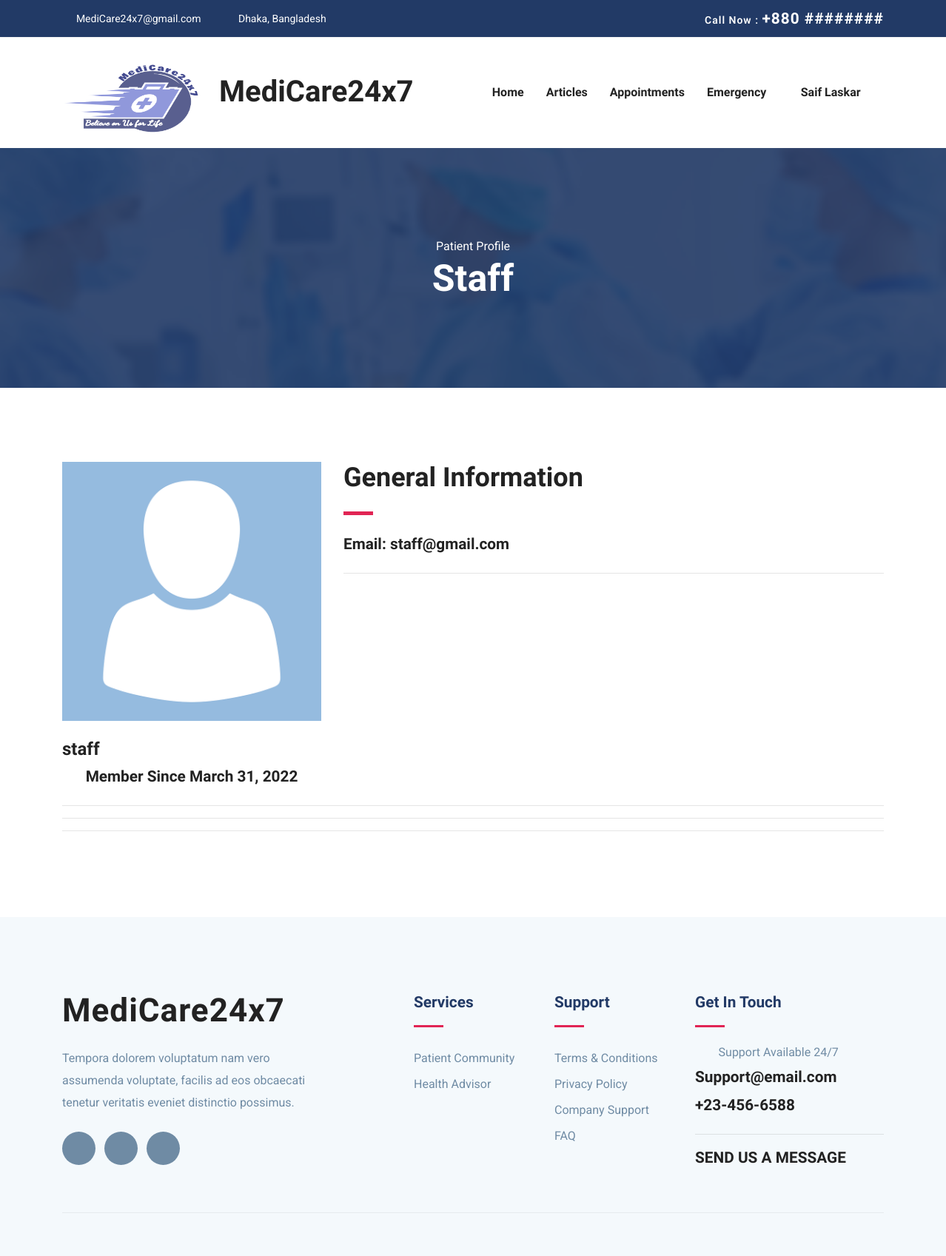
Screenshot of /accounts/patient-profile/2 (signed in) with the database file from the repository.
### accounts/models.py (models this page shows, shortened)
class UserModel(AbstractBaseUser, PermissionsMixin):
    email = models.EmailField(max_length=255, unique=True)  # Email
    name = models.CharField(max_length=255)  # Name
    is_patient = models.BooleanField(default=False)  # True if patient
    is_doctor = models.BooleanField(default=False)  # True if doctor
    is_active = models.BooleanField(default=True)  # True if active
    is_staff = models.BooleanField(default=False)
    is_admin = models.BooleanField(default=False)
    is_superuser = models.BooleanField(default=False)
    date_joined = models.DateTimeField(auto_now_add=True)
    USERNAME_FIELD = 'email'
    REQUIRED_FIELDS = ['name']  # Email & Password are required by default.
    objects = MyUserManager()  # User manager for the User Model

class PatientModel(models.Model):
    GENDER_CHOICES = [
        ('Male', 'Male'),
        ('Female', 'Female'),
        ('Other', 'Other'),
    ]
    BLOOD_GROUP_CHOICES = [
        ('A+', 'A+'),
        ('A-', 'A-'),
        ('B+', 'B+'),
        ('B-', 'B-'),
        ('AB+', 'AB+'),
        ('AB-', 'AB-'),
        ('O+', 'O+'),
        ('O-', 'O-'),
    ]
    user = models.OneToOneField(UserModel, on_delete=models.CASCADE)
    image = models.ImageField(null=True, blank=True)  # Patient Profile Picture
    gender = models.CharField(max_length=10, choices=GENDER_CHOICES, null=True, blank=True)
    blood_group = models.CharField(max_length=10, choices=BLOOD_GROUP_CHOICES, null=True, blank=True)
    height = models.DecimalField(decimal_places=2, max_digits=4, null=True, blank=True)
    weight = models.IntegerField(null=True, blank=True)
    date_of_birth = models.DateField(null=True, blank=True)
    phone = models.CharField(max_length=15, null=True, blank=True)
    address = models.TextField(max_length=100, null=True, blank=True)
    last_donation = models.DateField(null=True, blank=True)

### accounts/views.py (the view)
# urls.py: path('accounts/patient-profile/<str:pk>', patient_profile_view, name='patient-profile'),
@login_required(login_url="login")
def patient_profile_view(request, pk):  # The patient profile page
    is_self = False  # set the is_self variable to false
    user = UserModel.objects.get(id=pk)  # get the user
    if request.user == user:  # check if the user is the same as the user in the url
        is_self = True  # set the is_self variable to true
    has_access = True  #  set the has_access variable to true
    profile = PatientModel.objects.get(user=user)  # get the patient's profile
    date_joined = calc_age(user.date_joined)  # calculate the age of the user
    age = None
    if profile.date_of_birth:  # check if the patient has a date of birth
        age = calc_age(profile.date_of_birth)  # calculate the age of the patient
    incomplete_profile = False  # set the incomplete_profile variable to false
    if (
        not profile.gender
        or not profile.blood_group
        or not profile.date_of_birth
        or not profile.phone
        or not profile.height
        or not profile.weight
        or not profile.address
    ):
        incomplete_profile = True  # set the incomplete_profile variable to true
    context = {  # Context to render the view
        "user": user,  # the user
        "is_self": is_self,
        "has_access": has_access,
        "profile": profile,
        "date_joined": date_joined,
        "age": age,
    }
    return render(request, "accounts/patient-profile.html", context)

### accounts/utils.py (called while the page is built)
def calc_age(DOB):
    today = date.today()
    return today.year-DOB.year -((today.month, today.day) < (DOB.month, DOB.day))

### templates/accounts/patient-profile.html (shortened to what this page needs)
{% extends "base.html" %}
{% load static %}
{% block content %}
<section class="page-title bg-1">
    <div class="container">
        <div class="row">
            <div class="col-md-12">
                <div class="block text-center">
                    <span class="text-white">Patient Profile</span>
                    <h1 class="text-capitalize mb-5 text-lg">{{ profile.user.name }}</h1>
                </div>
            </div>
        </div>
    </div>
</section>
<section class="section doctor-single">
    <div class="container">
        <div class="row">
            <div class="col-lg-4 col-md-6">
                <div class="doctor-img-block">
                    {% if profile.image %}
                    <img src="{{ profile.image.url }}" alt="{{ user.name }}" class="img-fluid w-100">
                    {% else %}
                    <img src="{% static 'images/placeholders/user-placeholder.png' %}" alt="{{ user.name }}"
                         class="img-fluid w-100">
                    {% endif %}
                    <div class="info-block mt-4">
                        <p class="mb-1">
                            <span class="h3">{{ profile.user.name }}</span>
                        </p>
                        <p class="h4 text-center">Member Since {{ user.date_joined.date}}</p>
                    </div>
                </div>
            </div>
            <div class="col-lg-8 col-md-6">
                <div class="doctor-details mt-4 mt-lg-0">
                    <h2 class="text-md">General Information</h2>
                    <div class="divider my-4"></div>
                    <div class="row">
                        <div class="col-lg-6">
                            <h4>Email: <a href="mailto:{{user.email}}">{{ user.email }}</a></h4>
                        </div>
                        <div class="col-lg-6">
                        </div>
                    </div>
                    <hr/>
                </div>
            </div>
        </div>
        <hr/>
        <hr/>
        <hr/>
    </div>
</section>
{% endblock %}

### templates/navbar.html (shortened to what this page needs)
{% load static %}
<nav class="navbar navbar-expand-lg navigation" id="navbar">
    <div class="container">
        <a class="navbar-brand" href="{% url 'home' %}">
            <h1><img src="{% static 'images/logo1.png' %}" alt="" class="img-fluid" style="width: 212px ;height: 106px;">MediCare24x7</h1>
        </a>
        <div class="collapse navbar-collapse" id="navbarmain">
            <ul class="navbar-nav ml-auto">
                <li class="nav-item active">
                    <a class="nav-link" href="{% url 'home' %}">Home</a>
                </li>
                <li class="nav-item"><a class="nav-link" href="#">Articles</a></li>
                {% if request.user.is_authenticated and request.user.is_doctor %}
                <li class="nav-item">
                    <a class="nav-link" href="#">Appointments</a>
                </li>
                {% elif request.user.is_authenticated and request.user.is_patient %}
                <li class="nav-item">
                    <a class="nav-link" href="#">Appointments</a>
                </li>
                {% endif %}
                <li class="nav-item dropdown">
                    <a class="nav-link dropdown-toggle" href="#" id="dropdown02"
                       data-toggle="dropdown" aria-haspopup="true" aria-expanded="false">Emergency <i
                            class="icofont-thin-down"></i></a>
                </li>
                {% if request.user.is_authenticated %}
                <li class="nav-item dropdown">
                    <a class="nav-link dropdown-toggle" href="#" id="dropdown03" data-toggle="dropdown"
                       aria-haspopup="true" aria-expanded="false">{{ request.user.name }} <i
                            class="icofont-thin-down"></i></a>
                </li>
                {% endif %}
            </ul>
        </div>
    </div>
</nav>

### static-files/css/style.css (style rules this page uses)
html { overflow-x: hidden; }
body { line-height: 1.6; font-family: "Roboto", sans-serif; -webkit-font-smoothing: antialiased; font-size: 16px; color: #6F8BA4; font-weight: 400; }
h1, .h1, h2, .h2, h3, .h3, h4, .h4, h5, .h5, h6, .h6 { font-family: "Exo", sans-serif; font-weight: 700; color: #222; }
h1, .h1 { font-size: 2.5rem; }
h2, .h2 { font-size: 44px; }
h3, .h3 { font-size: 1.5rem; }
h4, .h4 { font-size: 1.3rem; line-height: 30px; }
p { line-height: 30px; }
.section { padding: 100px 0; }
.text-md { font-size: 2.25rem; }
.text-lg { font-size: 3.75rem; }
a { color: #222; text-decoration: none; transition: all .35s ease; }
.page-title { padding: 120px 0px 70px 0px; position: relative; }
.page-title .block h1 { color: #fff; }
.text-lg { font-size: 50px; }
#navbarmain { padding: 20px 0px; }
#navbarmain .nav-link { font-weight: 600; padding: 10px 15px; color: #222; font-family: "Exo", sans-serif; text-transform: capitalize; font-size: 16px; transition: all .25s ease; }
.dropdown-toggle::after { display: none; }
.navbar-brand { margin-top: 10px; }
.bg-1 { background: url("../images/bg/22.jpg") no-repeat 50% 50%; background-size: cover; position: relative; }
.divider { width: 40px; height: 5px; background: #e12454; }

### rows the page displays
UserModel: user.name "Saif Laskar"
PatientModel: user.name "Staff", user.name "staff"
UserModel: date_joined "March 31, 2022", email "staff@gmail.com"
